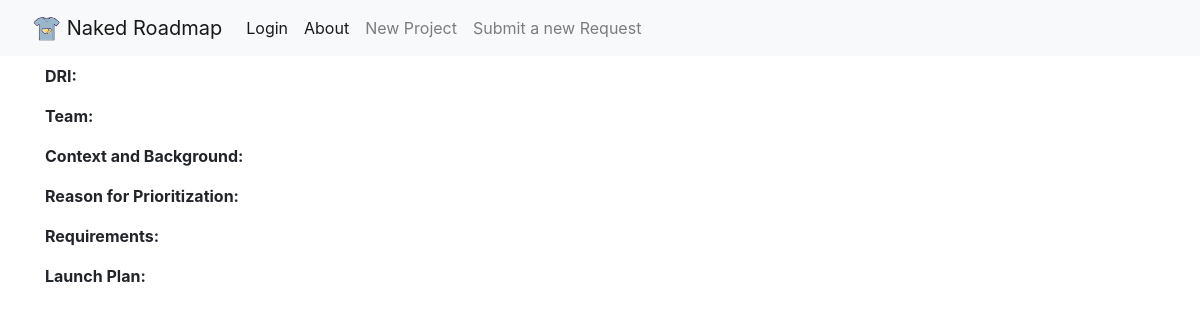
Page /8 on the earlier database version.
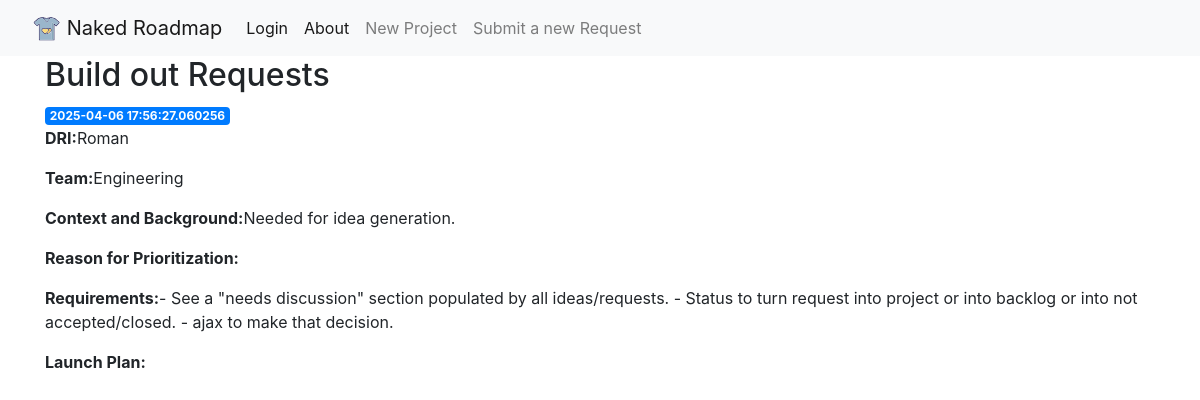
Same page on the later database version.
### app/models.py (models this page shows, shortened)
class Project(db.Model):
    __tablename__ = "project"
    id: so.Mapped[int] = so.mapped_column(primary_key=True)
    name: so.Mapped[str] = so.mapped_column(sa.TEXT())
    created: so.Mapped[datetime] = so.mapped_column(index=True, default=lambda: datetime.now(timezone.utc))
    dri: so.Mapped[str] = so.mapped_column(sa.TEXT())
    team: so.Mapped[str] = so.mapped_column(sa.TEXT())
    context: so.Mapped[str] = so.mapped_column(sa.TEXT())
    why: so.Mapped[str] = so.mapped_column(sa.TEXT())
    requirements: so.Mapped[str] = so.mapped_column(sa.TEXT())
    launch: so.Mapped[str] = so.mapped_column(sa.TEXT())

### app/routes.py (the view)
@app.route('/<int:project_id>')
def project(project_id):
    project = (
        Project.query
        .filter_by(id=project_id)
        .first()
    )
    return render_template('project.html', project=project)

### app/templates/project.html
{% extends 'base.html' %}
{% block content %}
    <h2>{{ project['name'] }}</h2>
    <span class="badge badge-primary">{{ project['created'] }}</span>
    <p><strong>DRI:</strong>{{ project['dri'] }}</p>
    <p><strong>Team:</strong>{{ project['team'] }}</p>
    <p><strong>Context and Background:</strong>{{ project['context'] }}</p>
    <p><strong>Reason for Prioritization:</strong>{{ project['why'] }}</p>
    <p><strong>Requirements:</strong>{{ project['requirements'] }}</p>
    <p><strong>Launch Plan:</strong>{{ project['launch'] }}</p>
{% endblock %}

Differences in the rows shown:
added Project: name "Build out Requests", created "2025-04-06 17:56:27.060256", dri "Roman", team "Engineering", context "Needed for idea generation.", requirements "- See a \"needs discussion\" section populated by all ideas/requests. - Status to turn request into project or into backlog or into not accepted/closed. - ajax to make that decision."
